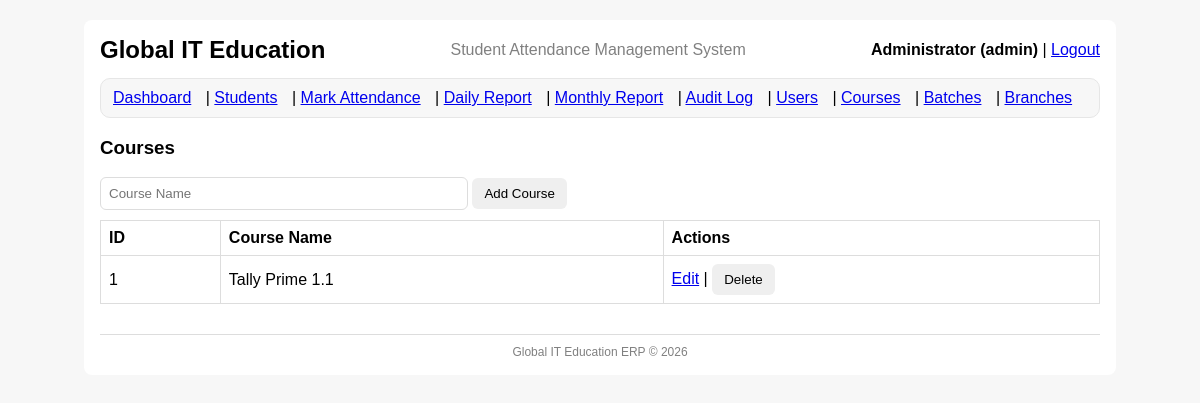
The app's page /courses (signed in), older data.
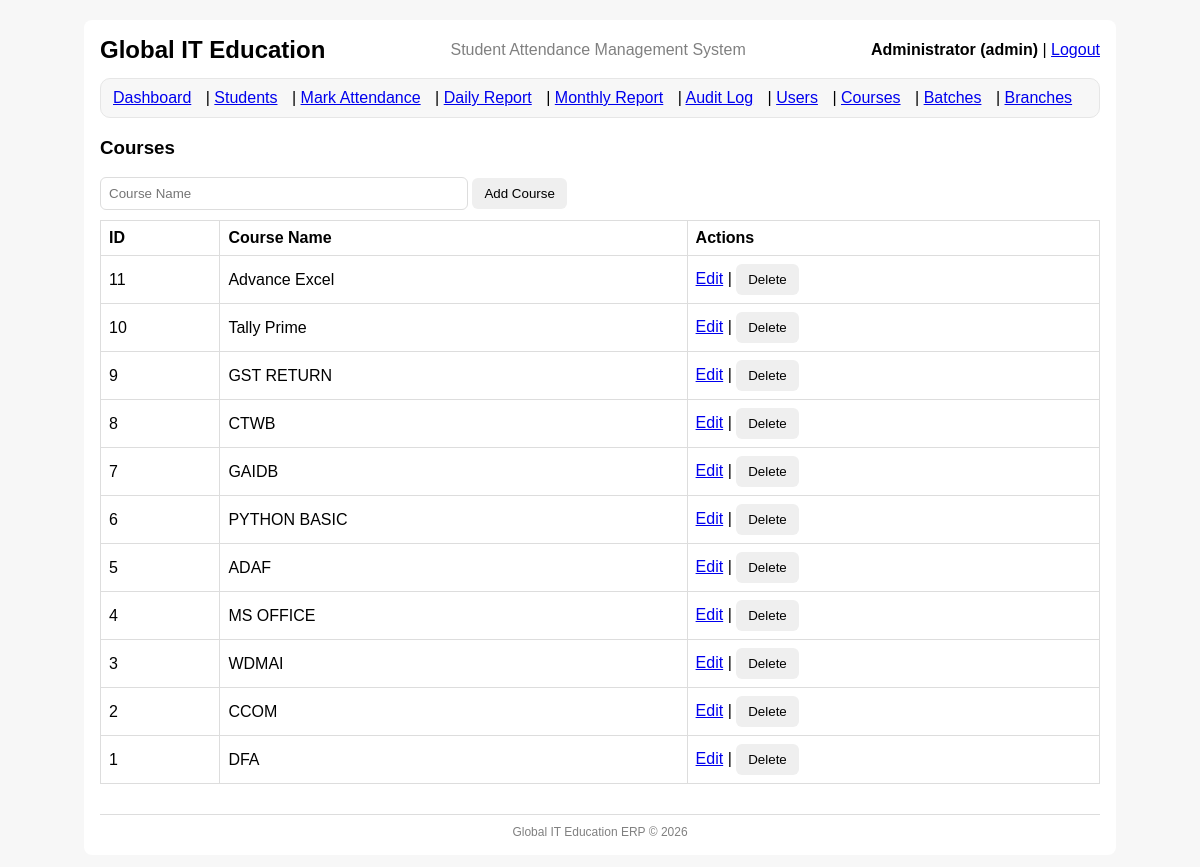
The same page, newer data.
### tables this page shows
CREATE TABLE courses (
            id INTEGER PRIMARY KEY AUTOINCREMENT,
            course_name TEXT NOT NULL UNIQUE,
            duration TEXT,
            fee REAL,
            is_active INTEGER NOT NULL DEFAULT 1
        );

### app.py (the view)
@app.route("/courses")
@admin_required
def courses():
    conn = get_conn()
    cur = conn.cursor()
    cur.execute("SELECT * FROM courses WHERE is_active=1 ORDER BY id DESC")
    courses = cur.fetchall()
    conn.close()
    return render_template("courses.html", courses=courses)

### auth.py (called while the page is built)
def admin_required(view_func):
    @wraps(view_func)
    def wrapper(*args, **kwargs):
        if "user_id" not in session:
            flash("Please login first.", "danger")
            return redirect(url_for("login"))
        if session.get("role") != "admin":
            flash("Admin access required.", "danger")
            return redirect(url_for("dashboard"))
        return view_func(*args, **kwargs)
    return wrapper

### db.py (called while the page is built)
def get_conn():
    conn = sqlite3.connect(DB_PATH)
    conn.row_factory = sqlite3.Row
    conn.execute("PRAGMA foreign_keys = ON;")
    return conn

### templates/courses.html
{% extends "base.html" %}
{% block content %}
<h3>Courses</h3>
<form method="post" action="{{ url_for('course_add') }}">
    <input name="course_name" placeholder="Course Name" required>
    <button type="submit">Add Course</button>
</form>
<table>
  <tr>
    <th>ID</th>
    <th>Course Name</th>
    <th>Actions</th>
  </tr>
  {% for c in courses %}
  <tr>
    <td>{{ c.id }}</td>
    <td>{{ c.course_name }}</td>
    <td>
      <a href="{{ url_for('course_edit', course_id=c.id) }}">Edit</a>
      |
      <form action="{{ url_for('course_delete', course_id=c.id) }}" method="post" style="display:inline;">
        <button type="submit" onclick="return confirm('Delete this course?')">Delete</button>
      </form>
    </td>
  </tr>
  {% endfor %}
</table>
{% endblock %}

Row changes from the older to the newer data that the page shows:
added courses: id "11", course_name "Advance Excel"
added courses: id "10", course_name "Tally Prime"
added courses: id "9", course_name "GST RETURN"
added courses: id "8", course_name "CTWB"
added courses: id "7", course_name "GAIDB"
added courses: id "6", course_name "PYTHON BASIC"
added courses: id "5", course_name "ADAF"
added courses: id "4", course_name "MS OFFICE"
added courses: id "3", course_name "WDMAI"
added courses: id "2", course_name "CCOM"
changed courses id 1: course_name "Tally Prime 1.1" → "DFA"
